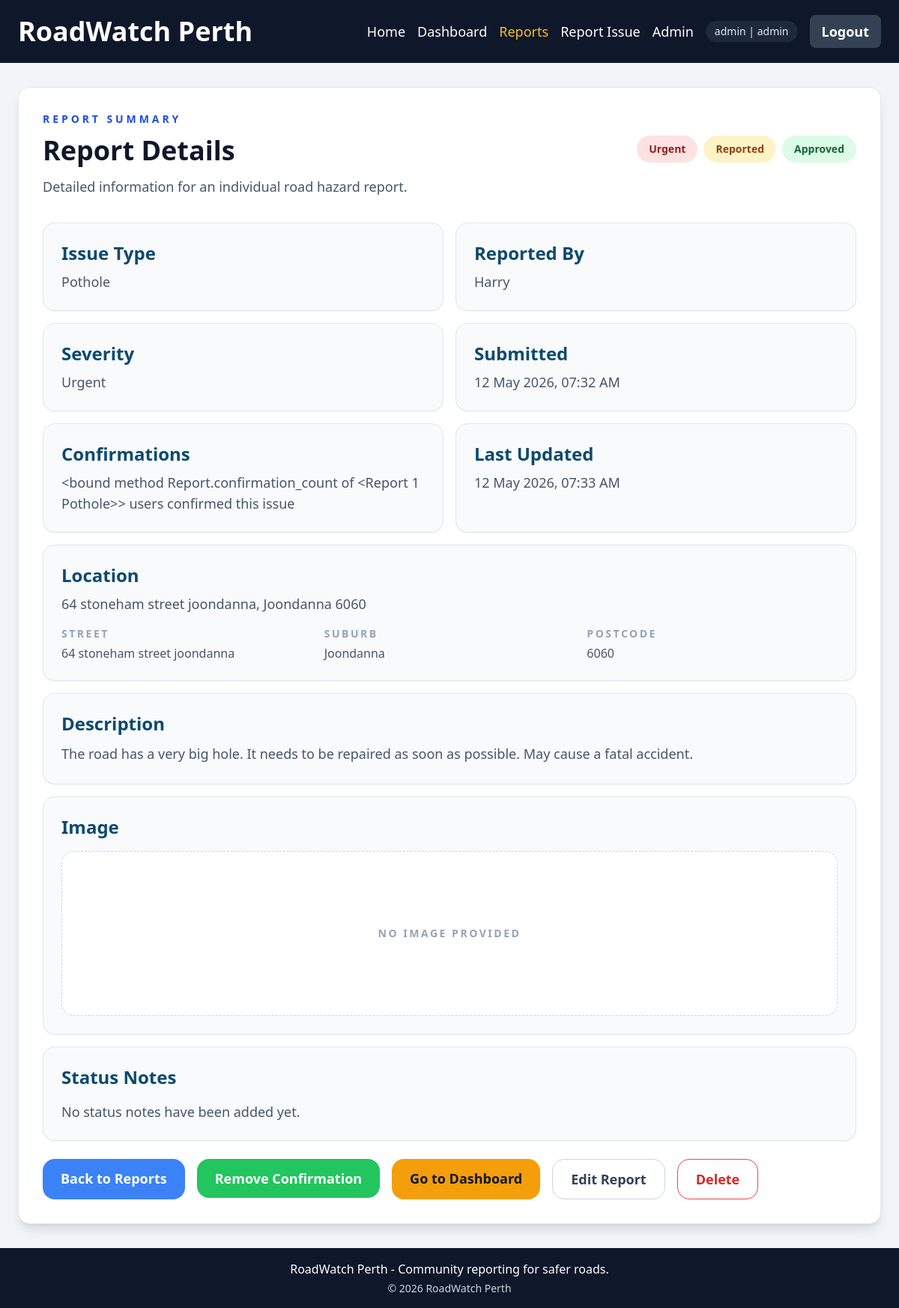
The page /reports/1 (signed in) on the database its author committed.
### roadwatch/models.py (models this page shows, shortened)
class User(UserMixin, db.Model):
    __tablename__ = "users"
    id = db.Column(db.Integer, primary_key=True)
    username = db.Column(db.String(50), unique=True, nullable=False, index=True)
    email = db.Column(db.String(255), unique=True, nullable=False, index=True)
    password_hash = db.Column(db.String(255), nullable=False)
    is_admin = db.Column(db.Boolean, nullable=False, default=False)
    is_active = db.Column(db.Boolean, nullable=False, default=True)
    created_at = db.Column(db.DateTime(timezone=True), nullable=False, default=utcnow)
    reports = db.relationship("Report", back_populates="reporter", lazy="dynamic")
    confirmations = db.relationship(
        "Confirmation",
        back_populates="user",
        cascade="all, delete-orphan",
        lazy="dynamic",
    )
    def can_manage(self, report):
        return self.is_admin or report.reporter_id == self.id

class Report(db.Model):
    __tablename__ = "reports"
    ISSUE_TYPES = (
        "Pothole",
        "Broken Road",
        "Crack",
        "Flooding",
        "Missing Sign",
        "Other",
    )
    STATUSES = ("Reported", "Under Review", "Fixed")
    MODERATION_STATUSES = ("Pending Approval", "Approved", "Rejected")
    PENDING_APPROVAL = "Pending Approval"
    APPROVED = "Approved"
    REJECTED = "Rejected"
    SEVERITIES = ("Low", "Medium", "High", "Urgent")
    id = db.Column(db.Integer, primary_key=True)
    issue_type = db.Column(db.String(50), nullable=False, index=True)
    location = db.Column(db.String(255), nullable=False, index=True)
    location_key = db.Column(db.String(255), nullable=False, index=True)
    street_address = db.Column(db.String(255), nullable=False, default="", index=True)
    suburb = db.Column(db.String(120), nullable=False, default="", index=True)
    postcode = db.Column(db.String(10), nullable=False, default="", index=True)
    description = db.Column(db.Text, nullable=False)
    image_url = db.Column(db.String(500), nullable=True)
    status = db.Column(db.String(30), nullable=False, default="Reported", index=True)
    moderation_status = db.Column(
        db.String(30),
        nullable=False,
        default=PENDING_APPROVAL,
        index=True,
    )
    severity = db.Column(db.String(20), nullable=False, default="Medium", index=True)
    is_anonymous = db.Column(db.Boolean, nullable=False, default=False)
    created_at = db.Column(db.DateTime(timezone=True), nullable=False, default=utcnow, index=True)
    updated_at = db.Column(db.DateTime(timezone=True), nullable=False, default=utcnow, onupdate=utcnow)
    reporter_id = db.Column(db.Integer, db.ForeignKey("users.id", ondelete="SET NULL"), nullable=True, index=True)
    reporter = db.relationship("User", back_populates="reports")
    status_notes = db.relationship(
        "ReportStatusNote",
        back_populates="report",
        cascade="all, delete-orphan",
        lazy="dynamic",
        order_by="ReportStatusNote.created_at.desc()",
    )
    confirmations = db.relationship(
        "Confirmation",
        back_populates="report",
        cascade="all, delete-orphan",
    )
    @property
    def reporter_label(self):
        if self.is_anonymous:
            return "Anonymous user"
        if self.reporter:
            return self.reporter.username
        return "Guest reporter"
    def can_be_managed_by(self, user):
        return bool(user and user.is_authenticated and user.can_manage(self))
    @property
    def is_publicly_visible(self):
        return self.moderation_status == self.APPROVED
    def can_be_viewed_by(self, user):
        if self.is_publicly_visible:
            return True
        return bool(user and user.is_authenticated and (user.is_admin or self.reporter_id == user.id))
    def is_confirmed_by(self, user):
        if not user or not user.is_authenticated:
            return False
        return any(confirmation.user_id == user.id for confirmation in self.confirmations)
    def __repr__(self):
        return f"<Report {self.id} {self.issue_type}>"

### roadwatch/reports.py (the view)
@reports_bp.route("/<int:report_id>", methods=["GET"])
def report_details(report_id):
    report = Report.query.get_or_404(report_id)
    if not report.can_be_viewed_by(current_user):
        flash("This report is waiting for admin approval and is not public yet.", "warning")
        return redirect(url_for("reports.list_reports"))
    return render_template("report_details.html", report=report)

### roadwatch/security.py (called while the page is built)
def generate_csrf_token():
    token = session.get("_csrf_token")
    if token is None:
        token = token_hex(16)
        session["_csrf_token"] = token
    return token

def validate_csrf():
    if request.method not in {"POST", "PUT", "PATCH", "DELETE"}:
        return
    submitted_token = request.form.get("csrf_token") or request.headers.get("X-CSRF-Token")
    if not submitted_token or submitted_token != session.get("_csrf_token"):
        abort(400)

### templates/report_details.html (shortened to what this page needs)
{% extends "base.html" %}
{% block content %}
  <section class="rounded-2xl border border-slate-200 bg-white p-8 shadow-lg">
    <p class="mb-3 text-sm font-bold uppercase tracking-[0.28em] text-blue-700">Report Summary</p>
    <div class="mb-8 flex flex-wrap items-start justify-between gap-4">
      <div>
        <h1 class="mb-3 text-4xl font-bold text-slate-900">Report Details</h1>
        <p class="text-lg leading-8 text-slate-600">Detailed information for an individual road hazard report.</p>
      </div>
      <div class="flex flex-wrap gap-2">
        <span class="rounded-full px-4 py-2 text-sm font-bold {{ severity_styles[report.severity] }}">{{ report.severity }}</span>
        <span class="rounded-full px-4 py-2 text-sm font-bold {{ status_styles[report.status] }}">{{ report.status }}</span>
        {% if current_user.is_authenticated and (current_user.is_admin or report.reporter_id == current_user.id) %}
          <span class="rounded-full px-4 py-2 text-sm font-bold {{ moderation_styles[report.moderation_status] }}">{{ report.moderation_status }}</span>
        {% endif %}
      </div>
    </div>
    <div class="grid gap-4 md:grid-cols-2">
      <div class="rounded-2xl border border-slate-200 bg-slate-50 p-6 shadow-sm">
        <h2 class="mb-2 text-2xl font-bold text-sky-900">Issue Type</h2>
        <p class="text-lg text-slate-600">{{ report.issue_type }}</p>
      </div>
      <div class="rounded-2xl border border-slate-200 bg-slate-50 p-6 shadow-sm">
        <h2 class="mb-2 text-2xl font-bold text-sky-900">Reported By</h2>
        <p class="text-lg text-slate-600">{{ report.reporter_label }}</p>
      </div>
      <div class="rounded-2xl border border-slate-200 bg-slate-50 p-6 shadow-sm">
        <h2 class="mb-2 text-2xl font-bold text-sky-900">Severity</h2>
        <p class="text-lg text-slate-600">{{ report.severity }}</p>
      </div>
      <div class="rounded-2xl border border-slate-200 bg-slate-50 p-6 shadow-sm">
        <h2 class="mb-2 text-2xl font-bold text-sky-900">Submitted</h2>
        <p class="text-lg text-slate-600">{{ report.created_at|datetime_label }}</p>
      </div>
      <div class="rounded-2xl border border-slate-200 bg-slate-50 p-6 shadow-sm">
        <h2 class="mb-2 text-2xl font-bold text-sky-900">Confirmations</h2>
        <p class="text-lg text-slate-600">{{ report.confirmation_count }} user{% if report.confirmation_count != 1 %}s{% endif %} confirmed this issue</p>
      </div>
      <div class="rounded-2xl border border-slate-200 bg-slate-50 p-6 shadow-sm">
        <h2 class="mb-2 text-2xl font-bold text-sky-900">Last Updated</h2>
        <p class="text-lg text-slate-600">{{ report.updated_at|datetime_label }}</p>
      </div>
      <div class="rounded-2xl border border-slate-200 bg-slate-50 p-6 shadow-sm md:col-span-2">
        <h2 class="mb-2 text-2xl font-bold text-sky-900">Location</h2>
        <p class="text-lg text-slate-600">{{ report.location }}</p>
        <div class="mt-4 grid gap-4 md:grid-cols-3">
          <div>
            <p class="text-sm font-semibold uppercase tracking-[0.18em] text-slate-400">Street</p>
            <p class="mt-1 text-base text-slate-600">{{ report.street_address or "Not provided" }}</p>
          </div>
          <div>
            <p class="text-sm font-semibold uppercase tracking-[0.18em] text-slate-400">Suburb</p>
            <p class="mt-1 text-base text-slate-600">{{ report.suburb or "Not provided" }}</p>
          </div>
          <div>
            <p class="text-sm font-semibold uppercase tracking-[0.18em] text-slate-400">Postcode</p>
            <p class="mt-1 text-base text-slate-600">{{ report.postcode or "Not provided" }}</p>
          </div>
        </div>
      </div>
      <div class="rounded-2xl border border-slate-200 bg-slate-50 p-6 shadow-sm md:col-span-2">
        <h2 class="mb-2 text-2xl font-bold text-sky-900">Description</h2>
        <p class="text-lg leading-8 text-slate-600">{{ report.description }}</p>
      </div>
      <div class="rounded-2xl border border-slate-200 bg-slate-50 p-6 shadow-sm md:col-span-2">
        <h2 class="mb-4 text-2xl font-bold text-sky-900">Image</h2>
        {% if report.image_url %}
          <img src="{{ report.image_url }}" alt="{{ report.issue_type }} image" class="max-h-[420px] w-full rounded-2xl object-cover">
        {% else %}
          <div class="flex min-h-[220px] items-center justify-center rounded-2xl border border-dashed border-slate-300 bg-white text-sm font-semibold uppercase tracking-[0.18em] text-slate-400">
            No image provided
          </div>
        {% endif %}
      </div>
      <div class="rounded-2xl border border-slate-200 bg-slate-50 p-6 shadow-sm md:col-span-2">
        <h2 class="mb-4 text-2xl font-bold text-sky-900">Status Notes</h2>
        {% set notes = report.status_notes.all() %}
        {% if notes %}
          <div class="space-y-4">
            {% for status_note in notes %}
              <article class="rounded-2xl border border-slate-200 bg-white p-4">
                <div class="mb-2 flex flex-wrap items-center gap-2 text-sm text-slate-500">
                  <span class="font-semibold text-slate-700">{{ status_note.admin_label }}</span>
                  <span>{{ status_note.created_at|datetime_label }}</span>
                  <span>{{ status_note.old_status }} to {{ status_note.new_status }}</span>
                </div>
                <p class="text-base leading-7 text-slate-600">{{ status_note.note }}</p>
              </article>
            {% endfor %}
          </div>
        {% else %}
          <p class="text-lg text-slate-600">No status notes have been added yet.</p>
        {% endif %}
      </div>
    </div>
    <div class="mt-6 flex flex-wrap gap-4">
      <a href="{{ url_for('reports.list_reports') }}" class="rounded-2xl bg-blue-500 px-6 py-3 text-lg font-semibold text-white no-underline hover:bg-blue-600">Back to Reports</a>
      {% if current_user.is_authenticated %}
        <form method="post" action="{{ url_for('reports.toggle_confirmation', report_id=report.id) }}">
          <button type="submit" class="rounded-2xl px-6 py-3 text-lg font-semibold {% if report.is_confirmed_by(current_user) %}bg-green-500 text-white hover:bg-green-600{% else %}border border-slate-300 text-slate-700 hover:bg-slate-50{% endif %}">
            {% if report.is_confirmed_by(current_user) %}Remove Confirmation{% else %}Confirm This Issue{% endif %}
          </button>
        </form>
        <a href="{{ url_for('main.dashboard') }}" class="rounded-2xl bg-amber-500 px-6 py-3 text-lg font-semibold text-slate-900 no-underline hover:bg-amber-400">Go to Dashboard</a>
      {% else %}
        <span class="rounded-2xl border border-slate-300 px-6 py-3 text-lg font-semibold text-slate-500">Login to confirm</span>
      {% endif %}
      {% if report.can_be_managed_by(current_user) %}
        <a href="{{ url_for('reports.edit_report', report_id=report.id) }}" class="rounded-2xl border border-slate-300 px-6 py-3 text-lg font-semibold text-slate-700 no-underline hover:bg-slate-50">Edit Report</a>
        <form method="post" action="{{ url_for('reports.delete_report', report_id=report.id) }}">
          <button type="submit" class="rounded-2xl border border-red-500 px-6 py-3 text-lg font-semibold text-red-600 hover:bg-red-50">Delete</button>
        </form>
      {% endif %}
    </div>
  </section>
{% endblock %}

### templates/base.html (shortened to what this page needs)
<!DOCTYPE html>
<html lang="en">
<head>
  <script src="https://cdn.tailwindcss.com"></script>
</head>
<body class="min-h-screen bg-slate-100 text-slate-800">
  <nav class="bg-slate-900">
    <div class="mx-auto flex max-w-7xl flex-wrap items-center justify-between gap-4 px-6 py-5">
      <a href="{{ url_for('main.index') }}" class="text-4xl font-bold text-white no-underline">RoadWatch Perth</a>
      <div class="flex flex-wrap items-center gap-4 text-base text-white md:text-lg">
        <a href="{{ url_for('main.index') }}" class="{% if request.endpoint == 'main.index' %}text-amber-400{% else %}hover:text-amber-400{% endif %}">Home</a>
        <a href="{{ url_for('main.dashboard') }}" class="{% if request.endpoint == 'main.dashboard' %}text-amber-400{% else %}hover:text-amber-400{% endif %}">Dashboard</a>
        <a href="{{ url_for('reports.list_reports') }}" class="{% if request.endpoint == 'reports.list_reports' or request.endpoint == 'reports.report_details' %}text-amber-400{% else %}hover:text-amber-400{% endif %}">Reports</a>
        <a href="{{ url_for('reports.create_report') }}" class="{% if request.endpoint == 'reports.create_report' or request.endpoint == 'reports.edit_report' %}text-amber-400{% else %}hover:text-amber-400{% endif %}">Report Issue</a>
        {% if current_user.is_authenticated %}
          {% if current_user.is_admin %}
            <a href="{{ url_for('admin.admin_panel') }}" class="{% if request.endpoint == 'admin.admin_panel' %}text-amber-400{% else %}hover:text-amber-400{% endif %}">Admin</a>
          {% endif %}
          <span class="rounded-full bg-slate-800 px-3 py-1 text-sm text-slate-200">
            {{ current_user.username }}{% if current_user.is_admin %} | admin{% endif %}
          </span>
          <form method="post" action="{{ url_for('auth.logout') }}">
            <button type="submit" class="rounded-lg bg-slate-700 px-4 py-2 font-semibold text-white hover:bg-slate-600">Logout</button>
          </form>
        {% endif %}
      </div>
    </div>
  </nav>
  <main class="px-6 py-8">
    <div class="mx-auto max-w-7xl">
      {% block content %}{% endblock %}
    </div>
  </main>
  <footer class="bg-slate-900 py-4 text-center text-white">
    <p class="mb-0">RoadWatch Perth - Community reporting for safer roads.</p>
    <p class="mt-1 text-sm text-slate-300">&copy; {{ current_year }} RoadWatch Perth</p>
  </footer>
</body>
</html>

### rows shown on the page
User: username "admin"
Report: severity "Urgent", status "Reported", moderation_status "Approved", issue_type "Pothole", reporter_label "Harry", created_at "12 May 2026, 07:32 AM", confirmation_count "<bound method Report.confirmation_count of <Report 1 Pothole>>", updated_at "12 May 2026, 07:33 AM", location "64 stoneham street joondanna, Joondanna 6060", street_address "64 stoneham street joondanna", suburb "Joondanna", postcode "6060", description "The road has a very big hole. It needs to be repaired as soon as possible. May cause a fatal accident."
